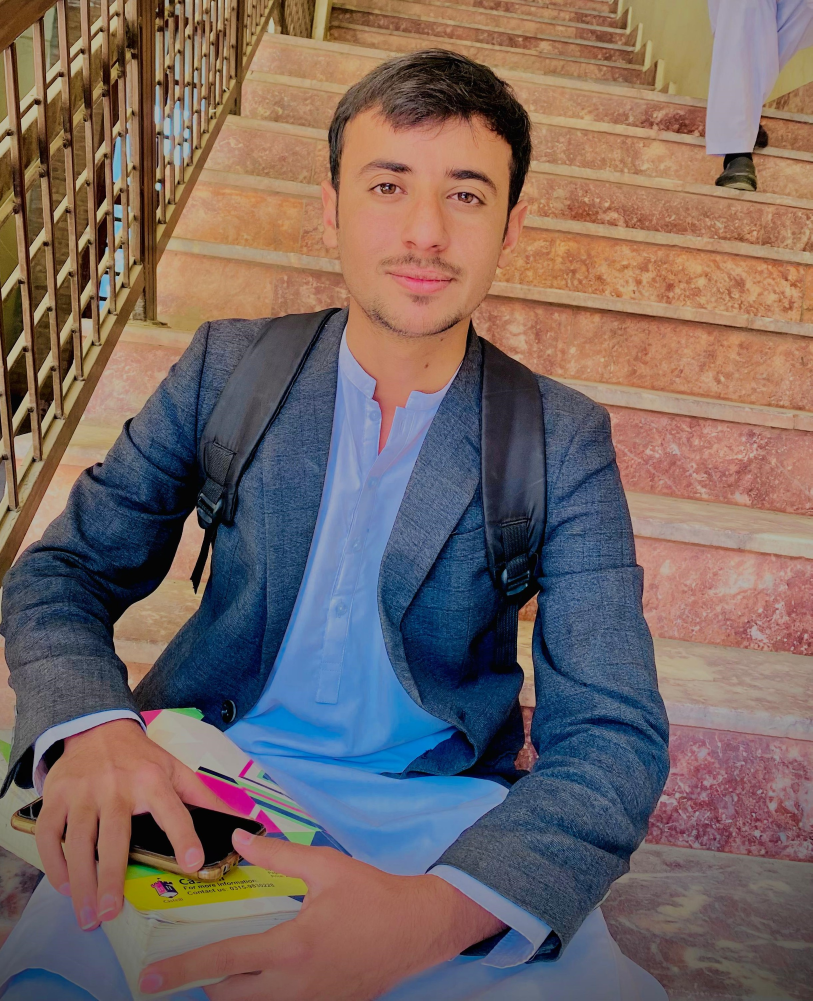
#> input picture chapter-6/salman.png.jpg, 2437 x 3002 px (shown at 1/3 size)
$ jupyter execute --allow-errors Week05.ipynb
#> lines starting #> are read from the running program, lines starting #| are printed output that depends on the picture
# Color Image Processing

## Packages

[cell 1]
import numpy as np;
import matplotlib.pyplot as plt;
import cv2;

## Creating a Color Image

[cell 2]
color_image = np.zeros((300, 300, 3), dtype=np.uint8)

# Add colors to the image
color_image[0:, :100] = [255, 0, 0]  # Red region
color_image[:, 100:200] = [0, 255, 0]  # Green region
color_image[:, 200:] = [0, 0, 255]  # Blue region
color_image[140:160,:]=[255,255,255]

# Display the created image
plt.imshow(color_image)
plt.title("Custom Color Image")
plt.axis('off')
plt.show()
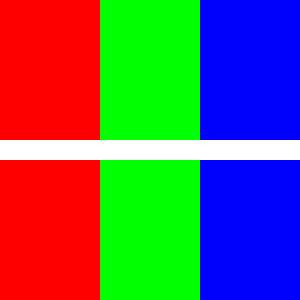
#> shown: shape (300, 300, 3); mean R, G, B 96.3, 96.3, 96.3

[cell 3]
plt.imshow(color_image[:,:,0])
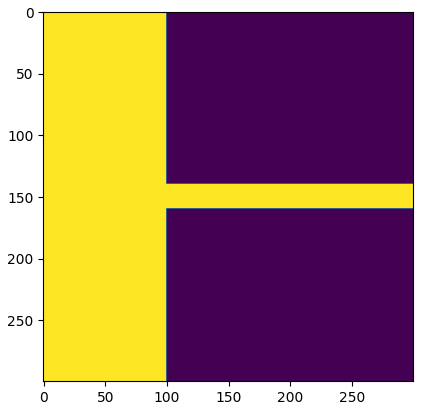
#> figure drawn by matplotlib, 1 panel

[cell 4]
# Displaying each channel

fig, ax = plt.subplots(1,3, figsize=(10,10));

ax[0].imshow(color_image[:,:,0], 'gray');
ax[0].set_title("Red Channel");
ax[0].axis('off');

ax[1].imshow(color_image[:,:,1], 'gray');
ax[1].set_title("Green Channel");
ax[1].axis('off');

ax[2].imshow(color_image[:,:,2], 'gray');
ax[2].set_title("Blue Channel");
ax[2].axis('off');

plt.show();
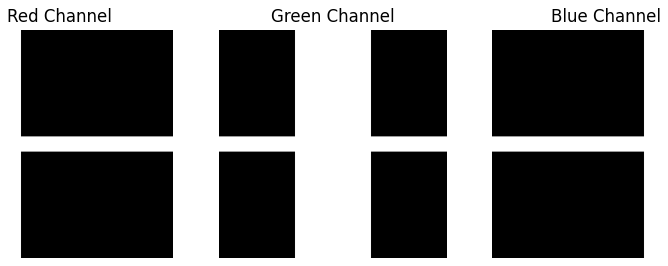
#> figure drawn by matplotlib, 3 panels

### Visualizing individual color channels

#> (a cell that did not finish here is left out)

[cell 6]
img=cv2.imread("salman.png.jpg")
#> img is the input picture: shape (3002, 2437, 3); mean B, G, R 99.1, 102.4, 118.7
fig, ax = plt.subplots(1,3, figsize=(10,10));

ax[0].imshow(img[:,:,0], 'gray');
ax[0].set_title("Red Channel");
ax[0].axis('off');

ax[1].imshow(img[:,:,1], 'gray');
ax[1].set_title("Green Channel");
ax[1].axis('off');

ax[2].imshow(img[:,:,2], 'gray');
ax[2].set_title("Blue Channel");
ax[2].axis('off');

plt.show();
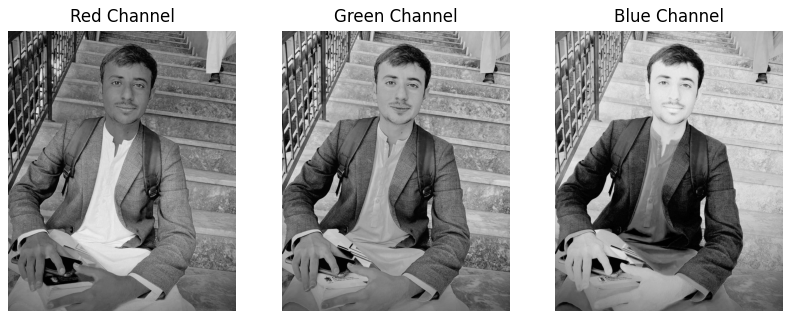
#> figure drawn by matplotlib, 3 panels

[cell 7]
plt.imshow(img[:,:,2])
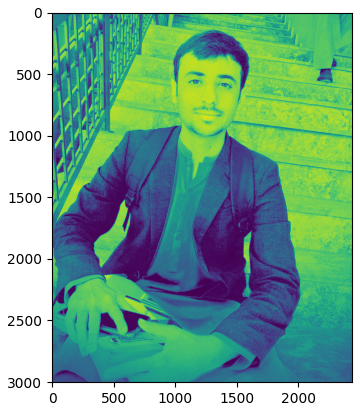
#> figure drawn by matplotlib, 1 panel

[cell 8]
### Splitting color channels.

R = img[:,:,0];
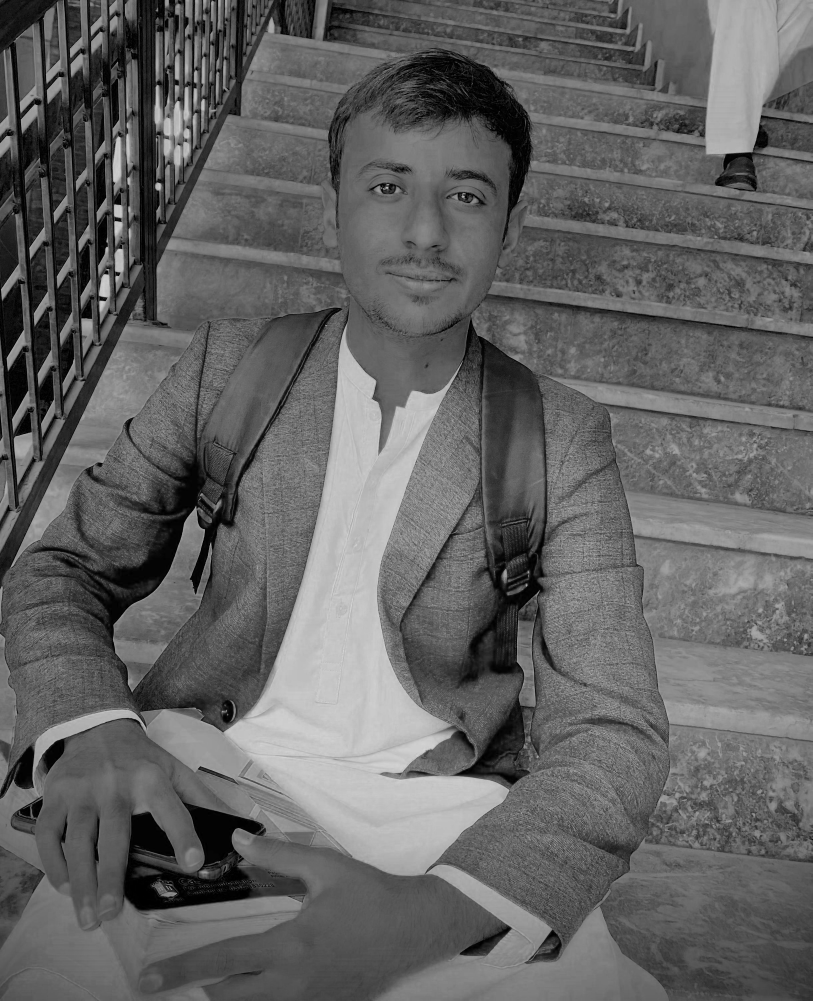
#> R: shape (3002, 2437) (shown at 1/3 size); min 0, max 222, mean 99.1
G = img[:,:,1];
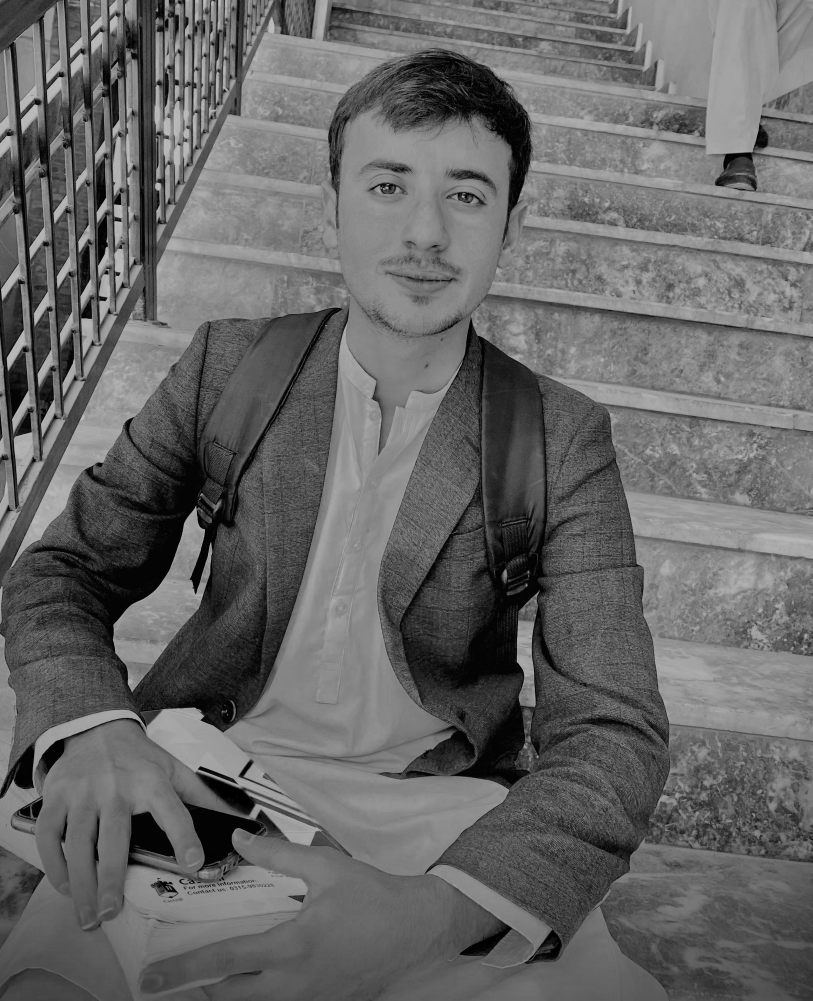
#> G: shape (3002, 2437) (shown at 1/3 size); min 0, max 209, mean 102.4
B = img[:,:,2];
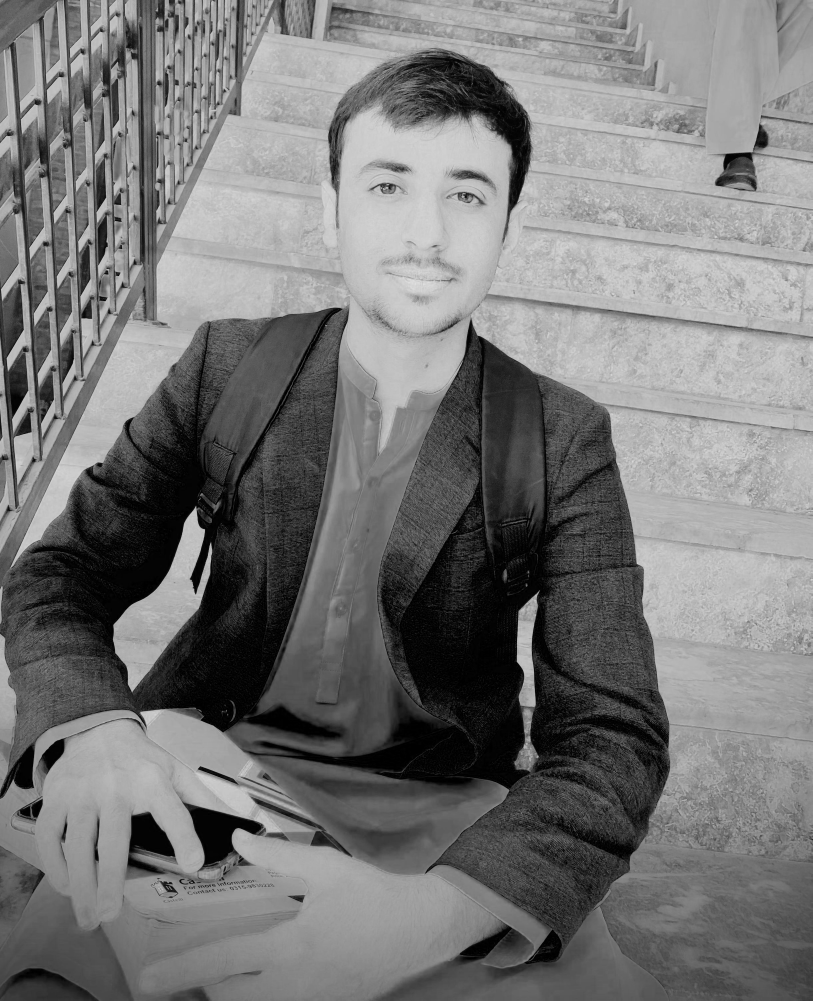
#> B: shape (3002, 2437) (shown at 1/3 size); min 0, max 228, mean 118.7

[cell 9]
# Displaying each channel

fig, ax = plt.subplots(1,3, figsize=(10,10));

ax[0].imshow(R, 'gray');
ax[0].set_title("Red Channel");
ax[0].axis('off');

ax[1].imshow(G, 'gray');
ax[1].set_title("Green Channel");
ax[1].axis('off');

ax[2].imshow(B, 'gray');
ax[2].set_title("Blue Channel");
ax[2].axis('off');

plt.show();

### Working in the RGB space, create squares colored with varying proportions of Red and White.

[cell 10]
img = np.zeros((10,10,3), dtype='B');
img[:,:,0] = 255;

plt.imshow(img);
plt.title("Red Square");
plt.axis('off');
plt.show();
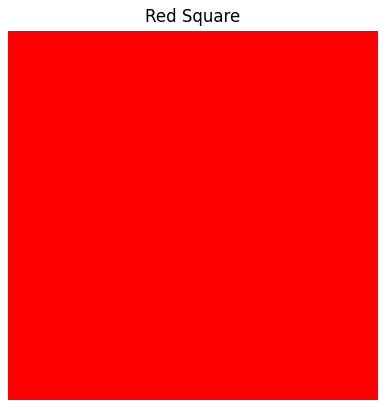
#> figure drawn by matplotlib, 1 panel

[cell 11]
# White and Blue Channels
blue = np.array([255, 0, 0]);
white = np.array([255, 255, 255]);

# Define proportions for each square
proportions = [(1, 0), (3/4, 1/4), (1/2, 1/2), (1/4, 3/4), (0, 1)];

# Figure of size 5 to desply subplots
fig, ax = plt.subplots(1, len(proportions), figsize=(10, 2));

for i, (b,w) in enumerate(proportions):
    color = b*blue + w*white;
    img[:,:,:] = color;
    ax[i].imshow(img);
    ax[i].set_xlim(0, 1);
    ax[i].set_ylim(0, 1);
    ax[i].set_title(f'({b},{w})');
    ax[i].axis('off');
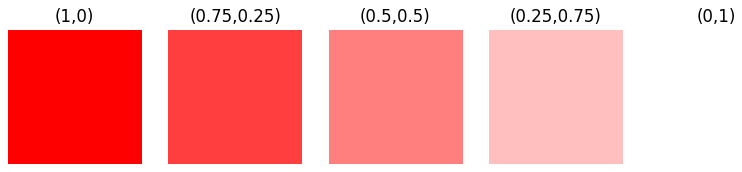
#> figure drawn by matplotlib, 5 panels

$ run again, with chapter-2/color_img.jpg copied over chapter-6/salman.png.jpg
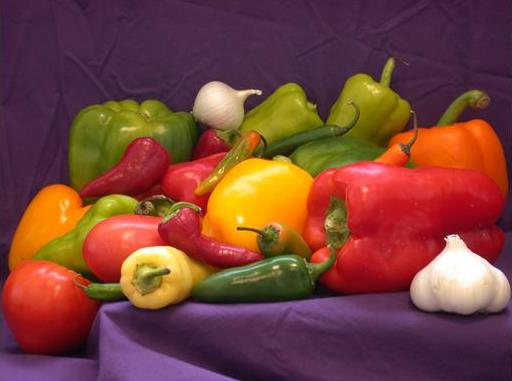
#> input picture chapter-2/color_img.jpg, 512 x 381 px
#> img is the input picture: shape (381, 512, 3); mean B, G, R 57.5, 66.6, 120.8
#> `G = img[:,:,1];`:
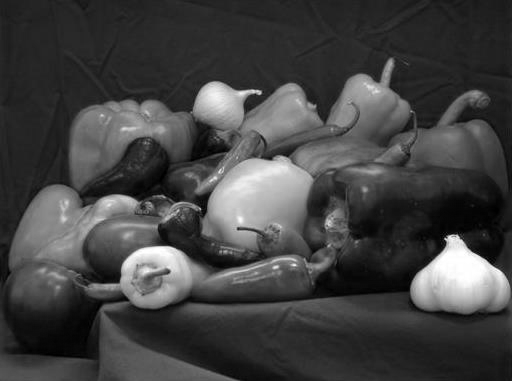
#> G: shape (381, 512); min 0, max 255, mean 66.6
#> `B = img[:,:,2];`:
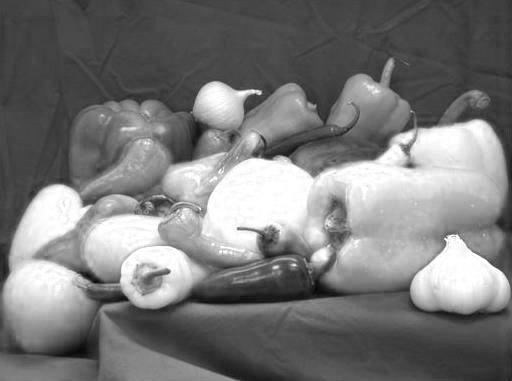
#> B: shape (381, 512); min 7, max 255, mean 120.8
